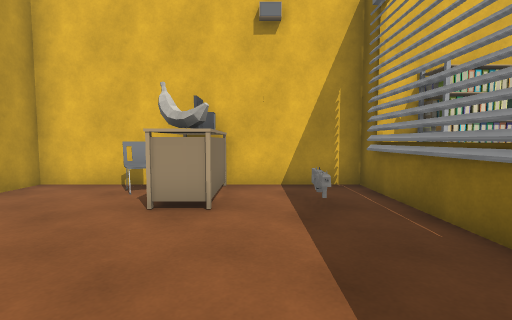
view 1 (above)

21 first-person views from a walk through a Unity game level. The camera is 1.2 m above the floor, tilts 4° down and sees 85° across. Doors are open. The floor is counted in squares, 1 m on a side. Each view is taken from the middle of a square. On the plan, view 1 faces up. The plan holds only what a view shows up to about 13 squares ahead; the rest is blank. The place goes on beyond the plan. The player is left out. Some surface patterns are stand-ins.

view 2
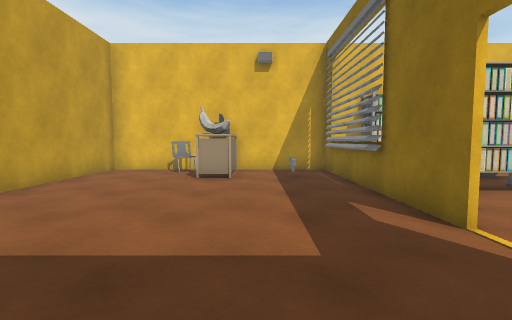

view 3
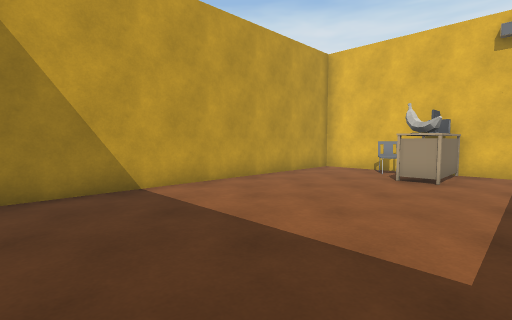

view 4
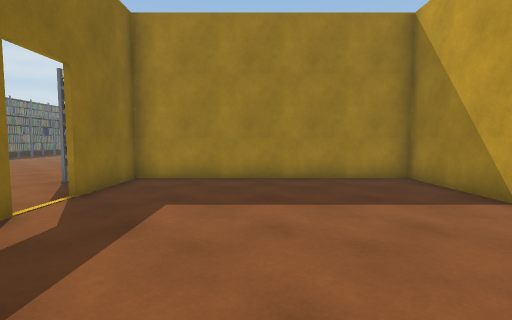

view 5
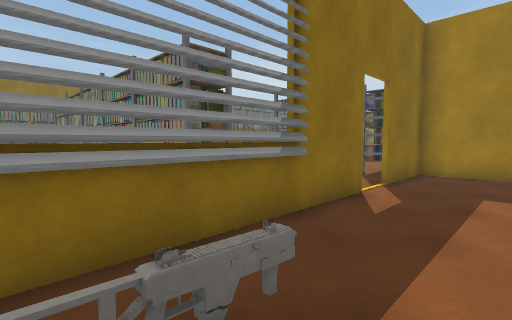

view 6
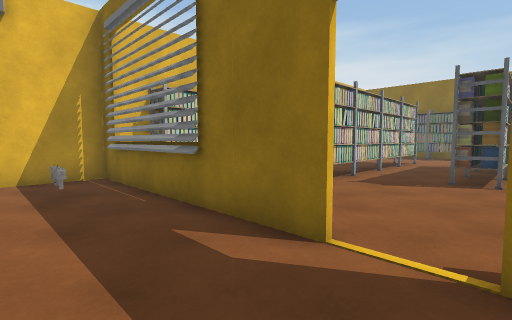

view 7
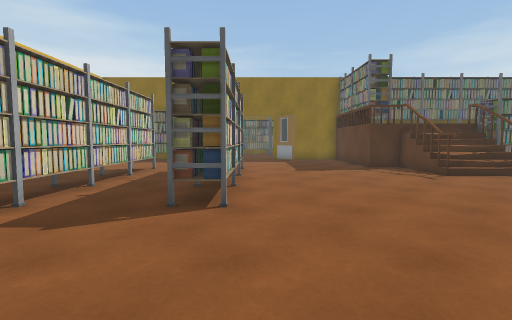

view 8
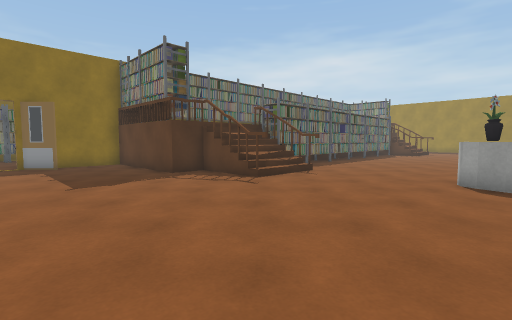

view 9
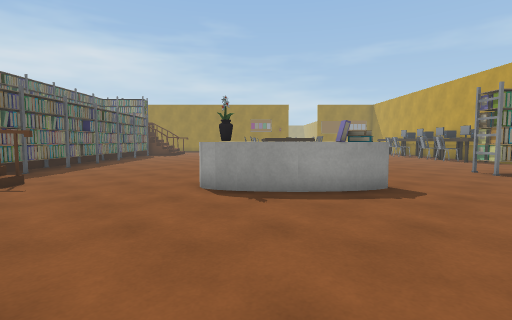

view 10
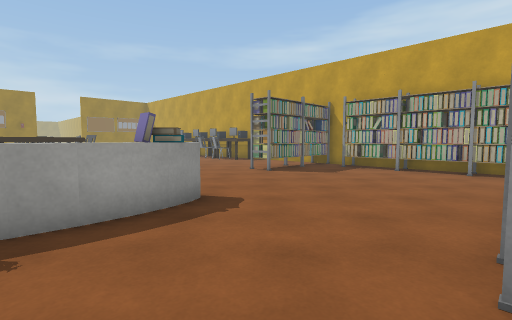

view 11
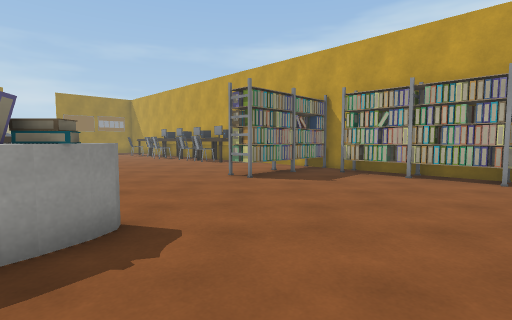

view 12
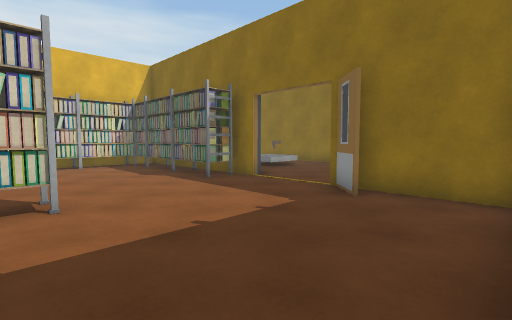

view 13
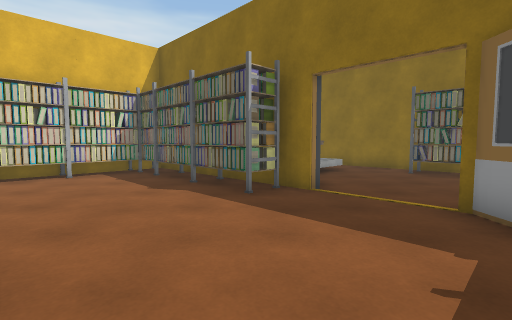

view 14
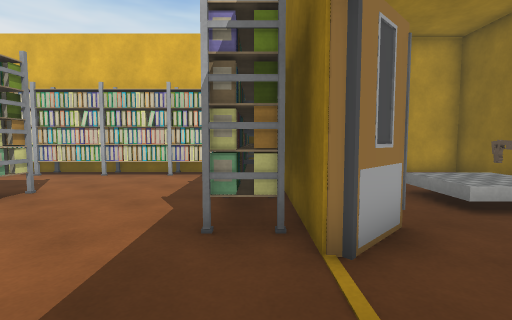

view 15
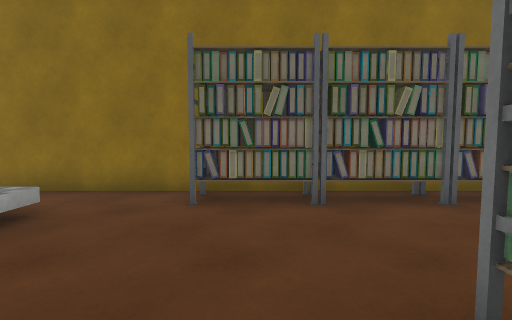

view 16
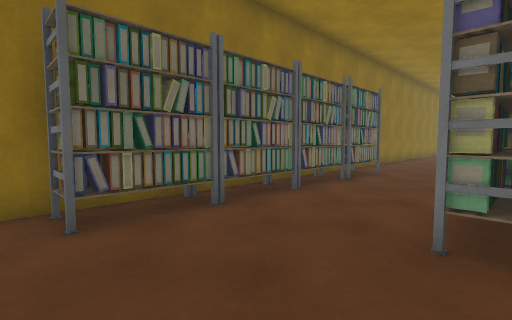

view 17
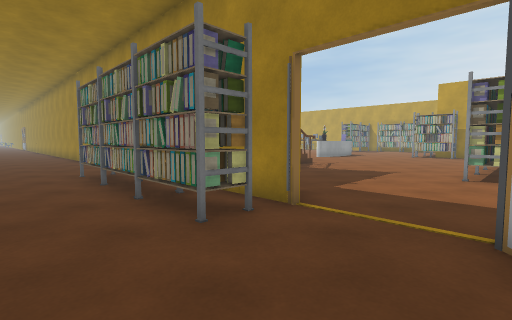

view 18
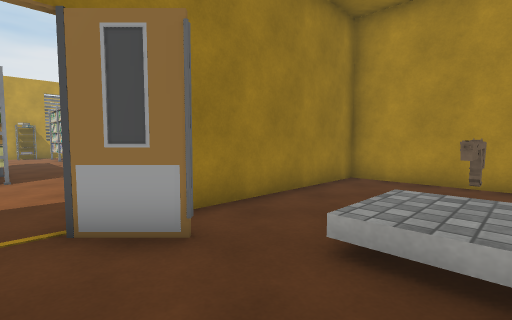

view 19
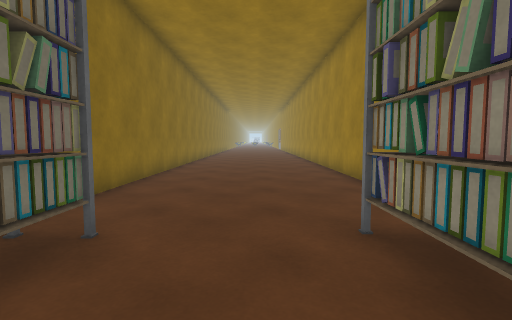

view 20
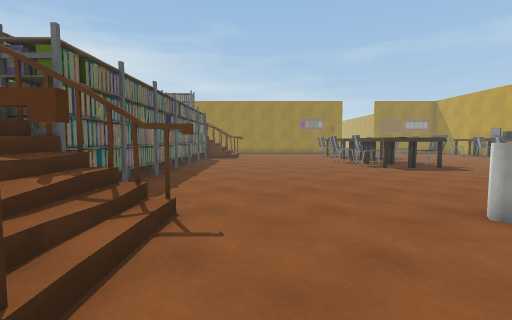

view 21
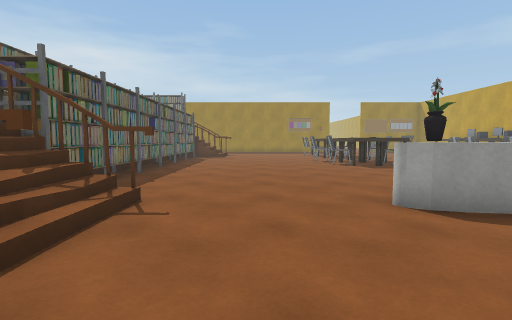

### Floor plan
Points are (right, up) in squares from view 1. A wall is a line through its corners. A room is listed if a view was taken in it or the views show most of it. See-through windows are left out.
Room 1 (views 1, 2, 3, 4, 5, 6)
walls: (2.8, -0.4) (2.8, 7.6) (-5.9, 7.6) (-5.9, -4.9) (2.8, -4.9) (2.8, -1.8)
ways out: open door at (3, -1.5) to room 2
objects: other object (-3, 6) to (-3, 7); other object (-2, 5) to (-1, 5); other object (-1, 6); other object (-1, 7); other object (1, 5); other object (3, 1) to (4, 1)
Room 2 (views 7, 8, 9, 10, 11, 12, 13, 14, 15, 16, 17, 18, 19, 20, 21)
walls: (13, -8.4) (16.4, -8.4) (16.4, -7.1) (20.4, -7.1); (15.2, -9.3) (15.2, -8.4); (15.3, -9.6) (15.4, -8.4); (13, -11.5) (14, -11.5); (13.4, -11.6) (13.4, -10.5); (15.2, -11.4) (15.3, -10.4); (15.7, -11.5) (15.7, -8.4); (16.2, -11.5) (16.2, -8.4); (16.4, -11.4) (16.4, -9.6); (6.7, -10.5) (7.5, -10.6); (5.9, -10.5) (6.8, -10.5); (5.5, -10.5) (6.1, -10.5); (21.7, -6.8) (21.7, -3.9); (21.8, -3.4) (21.8, -5.4); (21.8, -13.1) (21.8, -20); (21.7, 0.4) (21.7, 7.6) (12.8, 7.6); (4.4, 7.6) (3.2, 7.6); (28.6, -7.4) (28.6, 7.6) (21.8, 7.6) (21.8, 1.6); (-5.9, -6.6) (-5.9, -14.5); (28.6, -20) (28.6, -12)
low walls: (14.8, -9.1) (14.7, -8.3); (14.9, -9.5) (14.9, -8.8); (14.8, -10.9) (14.8, -10.4)
ways out: open door at (3, -1.5) to room 1; opening at (15.5, -10)
objects: other object (-5, -14) to (-4, -14); other object (-5, -12) to (-5, -10); other object (-5, -9) to (-5, -8); other object (-5, -7) to (-5, -6); other object (-3, -14) to (-1, -14); other object (1, -6) to (3, -6); other object (3, -20) to (4, -20); other object (4, -19) to (5, -19); other object (4, -11); other object (4, -6) to (4, -4); other object (4, 7) to (6, 7); other object (5, -11); other object (5, 2) to (6, 3); other object (6, -20) to (6, -19); other object (7, -20); other object (7, 2) to (8, 3); other object (7, 5) to (8, 5); other object (8, -11); other object (9, -1) to (11, -1); other object (9, 2) to (11, 3); other object (11, 7) to (13, 7); other object (12, -1) to (13, -1); other object (12, 2) to (13, 3); other object (14, -1) to (16, -1); other object (14, 2) to (16, 3); other object (14, 7) to (15, 7); other object (15, -20) to (16, -19); other object (15, -18) to (16, -17); other object (15, -16) to (16, -14); other object (15, -13) to (16, -12); other object (16, 7) to (17, 7); other object (18, 7) to (20, 7); other object (20, 1) to (21, 3); other object (20, 4) to (21, 5); other object (20, 6) to (21, 7); other object (21, -4) to (22, -3); other object (22, 0) to (23, 1); other object (23, -11) to (24, -8); other object (23, -7) to (24, -6); other object (23, -5) to (24, -4); other object (26, 2); other object (27, -10) to (28, -8); other object (27, -7) to (28, -6); other object (27, -5) to (28, -4); other object (27, -3) to (28, -1)

Where each view was taken, in squares from view 1:
view 1: 0 up, 0 right, facing up
view 2: 4 down, 0 right, facing up
view 3: 4 down, 1 right, facing up-left
view 4: 4 up, 1 left, facing down
view 5: 6 up, 0 right, facing down-right
view 6: 2 down, 0 right, facing up-right
view 7: 2 down, 4 right, facing right
view 8: 2 down, 7 right, facing down-right
view 9: 4 down, 7 right, facing down
view 10: 6 down, 7 right, facing down-left
view 11: 7 down, 5 right, facing down-left
view 12: 7 down, 15 right, facing up-right
view 13: 4 down, 16 right, facing up-right
view 14: 3 down, 21 right, facing up
view 15: 2 down, 22 right, facing right
view 16: 0 up, 23 right, facing down-right
view 17: 0 up, 26 right, facing down-left
view 18: 1 down, 26 right, facing up-left
view 19: 7 down, 25 right, facing down
view 20: 7 down, 12 right, facing down
view 21: 6 down, 11 right, facing down
